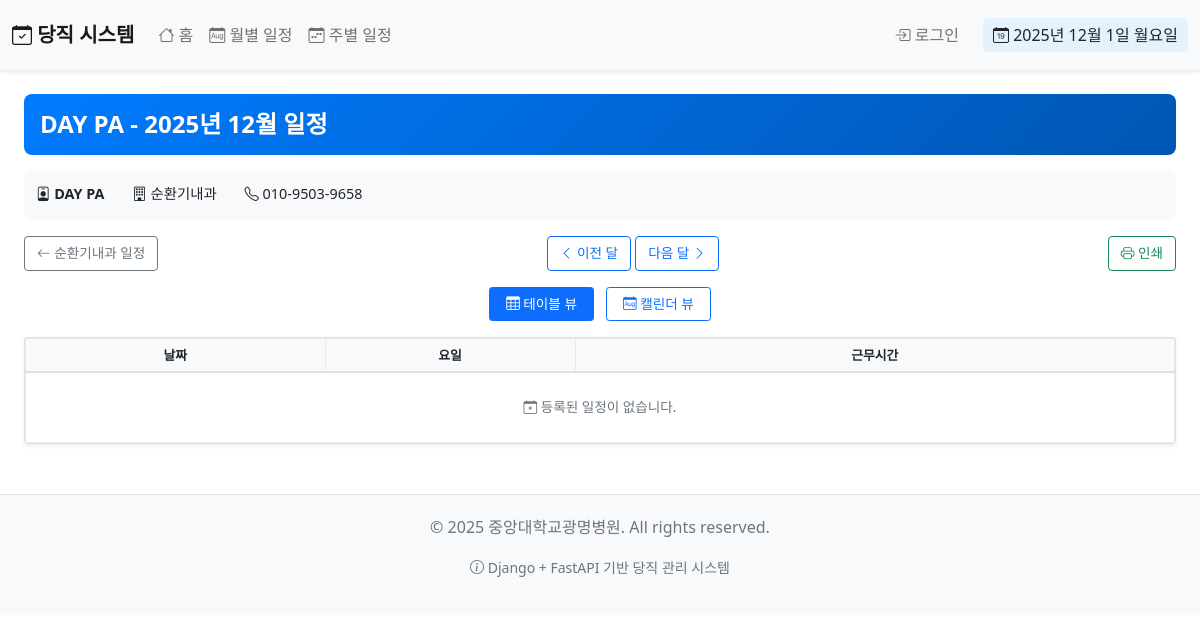
Page /schedule/doctor/4/2025/12/ on the committed database.
### schedule/models.py (models this page shows, shortened)
class Doctor(models.Model):
    name = models.CharField(max_length=100, verbose_name='이름')
    phone_number = models.CharField(max_length=15, verbose_name='연락처')
    department = models.ForeignKey(Department, on_delete=models.CASCADE, related_name='doctors', verbose_name='부서')
    class Meta:
        verbose_name = '의사'
        verbose_name_plural = '의사'

class Department(models.Model):
    DEPARTMENT_CHOICES = [
        ('순환기내과', '순환기내과'),
        ('순환기내과 병동', '순환기내과 병동'),
        ('분과통합(순환기내과 제외)', '분과통합(순환기내과 제외)'),
        ('내과계 중환자실', '내과계 중환자실'),
        ('소화기내과 응급내시경(on call)', '소화기내과 응급내시경(on call)'),
        ('외과(ER call only)', '외과(ER call only)'),
        ('외과 당직의', '외과 당직의'),
        ('외과 수술의', '외과 수술의'),
        ('외과계 중환자실', '외과계 중환자실'),
        ('산부인과', '산부인과'),
        ('소아과 ER', '소아과 ER'),
        ('소아과 병동', '소아과 병동'),
        ('소아과 NICU', '소아과 NICU'),
        ('신경과', '신경과'),
        ('신경외과', '신경외과'),
        ('정형외과', '정형외과'),
        ('재활의학과', '재활의학과'),
        ('성형외과', '성형외과'),
        ('폐식도외과', '폐식도외과'),
        ('심장혈관외과', '심장혈관외과'),
        ('비뇨의학과', '비뇨의학과'),
        ('이비인후과(on call)', '이비인후과(on call)'),
        ('마취통증의학과', '마취통증의학과'),
        ('응급의학과', '응급의학과'),
    ]
    name = models.CharField(max_length=100, verbose_name='부서명', choices=DEPARTMENT_CHOICES)
    class Meta:
        verbose_name = '부서'
        verbose_name_plural = '부서'

### schedule/views.py (the view)
# urls.py: path('doctor/<int:doctor_id>/<int:year>/<int:month>/', views.DoctorScheduleView.as_view(), name='doctor_schedule'),
class DoctorScheduleView(ListView):
    model = Schedule
    template_name = 'schedule/doctor_schedule.html'
    context_object_name = 'schedules'
    def get_queryset(self):
        doctor_id = self.kwargs.get('doctor_id')
        year = int(self.kwargs.get('year', timezone.now().year))
        month = int(self.kwargs.get('month', timezone.now().month))
        start_date = datetime(year, month, 1).date()
        if month == 12:
            end_date = datetime(year + 1, 1, 1).date() - timedelta(days=1)
        else:
            end_date = datetime(year, month + 1, 1).date() - timedelta(days=1)
        return Schedule.objects.filter(
            doctor_id=doctor_id,
            date__gte=start_date,
            date__lte=end_date
        )
    def get_context_data(self, **kwargs):
        context = super().get_context_data(**kwargs)
        doctor_id = self.kwargs.get('doctor_id')
        year = int(self.kwargs.get('year', timezone.now().year))
        month = int(self.kwargs.get('month', timezone.now().month))
        context['doctor'] = Doctor.objects.get(id=doctor_id)
        context['year'] = year
        context['month'] = month
        return context

### logs/logging_config.py (called while the page is built)
def log_api_request(logger, request_data):
    logger.info(
        "API 요청",
        extra={
            'request_id': request_data.get('request_id'),
            'method': request_data.get('method'),
            'url': request_data.get('url'),
            'ip_address': request_data.get('ip_address'),
            'user_agent': request_data.get('user_agent'),
            'response_time': request_data.get('response_time'),
            'status_code': request_data.get('status_code'),
            'response_size': request_data.get('response_size'),
        }
    )

### schedule/context_processors.py (called while the page is built)
def current_date_processor(request):
    now = timezone.now()
    current_week = (now.day - 1) // 7 + 1
    return {
        'current_year': now.year,
        'current_month': now.month,
        'current_day': now.day,
        'current_week': current_week,
    }

### templates/schedule/doctor_schedule.html (shortened to what this page needs)
{% extends 'base.html' %}
{% block content %}
<div class="container-fluid">
    <div class="row">
        <div class="col-12">
            <div class="compact-header">
                <h1>{{ doctor.name }} - {{ year }}년 {{ month }}월 일정</h1>
            </div>
            <div class="doctor-info-compact">
                <div class="info-item">
                    <i class="bi bi-person-badge"></i> <strong>{{ doctor.name }}</strong>
                </div>
                <div class="info-item">
                    <i class="bi bi-building"></i> {{ doctor.department.name }}
                </div>
                <div class="info-item">
                    <i class="bi bi-telephone"></i> {{ doctor.phone_number }}
                </div>
            </div>
            <div class="nav-buttons">
                <div>
                    <a href="{% url 'schedule:department_schedule' department_id=doctor.department.id year=year month=month %}" class="btn btn-outline-secondary">
                        <i class="bi bi-arrow-left"></i> {{ doctor.department.name }} 일정
                    </a>
                </div>
                <div>
                    {% with prev_month=month|add:"-1" prev_year=year %}
                        {% if prev_month == 0 %}
                            {% with prev_month=12 prev_year=year|add:"-1" %}
                                <a href="{% url 'schedule:doctor_schedule' doctor_id=doctor.id year=prev_year month=prev_month %}" class="btn btn-outline-primary">
                                    <i class="bi bi-chevron-left"></i> 이전 달
                                </a>
                            {% endwith %}
                        {% else %}
                            <a href="{% url 'schedule:doctor_schedule' doctor_id=doctor.id year=prev_year month=prev_month %}" class="btn btn-outline-primary">
                                <i class="bi bi-chevron-left"></i> 이전 달
                            </a>
                        {% endif %}
                    {% endwith %}
                    {% with next_month=month|add:"1" next_year=year %}
                        {% if next_month == 13 %}
                            {% with next_month=1 next_year=year|add:"1" %}
                                <a href="{% url 'schedule:doctor_schedule' doctor_id=doctor.id year=next_year month=next_month %}" class="btn btn-outline-primary">
                                    다음 달 <i class="bi bi-chevron-right"></i>
                                </a>
                            {% endwith %}
                        {% else %}
                            <a href="{% url 'schedule:doctor_schedule' doctor_id=doctor.id year=next_year month=next_month %}" class="btn btn-outline-primary">
                                다음 달 <i class="bi bi-chevron-right"></i>
                            </a>
                        {% endif %}
                    {% endwith %}
                </div>
                <div class="print-button-container">
                    <button onclick="window.print()" class="btn btn-outline-success">
                        <i class="bi bi-printer"></i> 인쇄
                    </button>
                </div>
            </div>
            <div class="view-toggle">
                <button class="btn btn-primary btn-sm" id="tableViewBtn" onclick="showTableView()">
                    <i class="bi bi-table"></i> 테이블 뷰
                </button>
                <button class="btn btn-outline-primary btn-sm" id="calendarViewBtn" onclick="showCalendarView()">
                    <i class="bi bi-calendar-month"></i> 캘린더 뷰
                </button>
            </div>
            <div class="table-view" id="tableView">
                <div class="card shadow-sm">
                    <div class="card-body p-0">
                        <div class="table-responsive">
                            <table class="table compact-table mb-0">
                                <thead>
                                    <tr>
                                        <th style="min-width: 60px;">날짜</th>
                                        <th style="min-width: 50px;">요일</th>
                                        <th style="min-width: 120px;">근무시간</th>
                                    </tr>
                                </thead>
                                <tbody>
                                    {% for schedule in schedules %}
                                    <tr class="{% if schedule.date.weekday == 5 or schedule.date.weekday == 6 %}weekend{% endif %} {% if schedule.is_on_call %}on-call{% endif %}">
                                        <td class="text-center">
                                            <strong>{{ schedule.date|date:"d" }}</strong>
                                        </td>
                                        <td class="text-center">
                                            {% if schedule.date.weekday == 5 %}
                                                <span class="text-primary">토</span>
                                            {% elif schedule.date.weekday == 6 %}
                                                <span class="text-danger">일</span>
                                            {% else %}
                                                {{ schedule.date|date:"D"|upper }}
                                            {% endif %}
                                        </td>
                                        <td class="text-center">
                                            <small>{{ schedule.work_schedule }}</small>
                                        </td>
                                    </tr>
                                    {% empty %}
                                    <tr>
                                        <td colspan="3" class="text-center text-muted py-4">
                                            <i class="bi bi-calendar-x"></i> 등록된 일정이 없습니다.
                                        </td>
                                    </tr>
                                    {% endfor %}
                                </tbody>
                            </table>
                        </div>
                    </div>
                </div>
            </div>
        </div>
    </div>
</div>
{% endblock %}

### templates/base.html (style rules this page uses)
.table th { background-color: #f8f9fa; }

### templates/schedule/doctor_schedule.html (style rules this page uses)
.compact-header { background: linear-gradient(135deg, #007bff, #0056b3); color: white; padding: 1rem; border-radius: 8px; margin-bottom: 1rem; }
.compact-header h1 { margin: 0; font-size: 1.5rem; font-weight: 600; }
.doctor-info-compact { background: #f8f9fa; padding: 0.75rem; border-radius: 6px; margin-bottom: 1rem; font-size: 0.9rem; }
.doctor-info-compact .info-item { display: inline-block; margin-right: 1.5rem; margin-bottom: 0.25rem; }
.view-toggle { text-align: center; margin-bottom: 1rem; }
.view-toggle .btn { margin: 0 0.25rem; font-size: 0.85rem; padding: 0.375rem 1rem; }
.compact-table { font-size: 0.85rem; margin-bottom: 0; }
.compact-table th, .compact-table td { padding: 0.4rem 0.6rem; vertical-align: middle; border: 1px solid #e9ecef; }
.compact-table th { background: #f8f9fa; font-weight: 600; font-size: 0.8rem; text-align: center; border-bottom: 2px solid #dee2e6; }
.compact-table tr { transition: background-color 0.2s ease; }
.nav-buttons { display: flex; justify-content: space-between; align-items: center; margin-bottom: 1rem; flex-wrap: wrap; gap: 0.5rem; }
.nav-buttons .btn { font-size: 0.85rem; padding: 0.375rem 0.75rem; }

### rows in the picture
Doctor: name "DAY PA", department.name "순환기내과", phone_number "010-9503-9658"

### other values in the picture
{{ year }} "2025"
{{ month }} "12"
